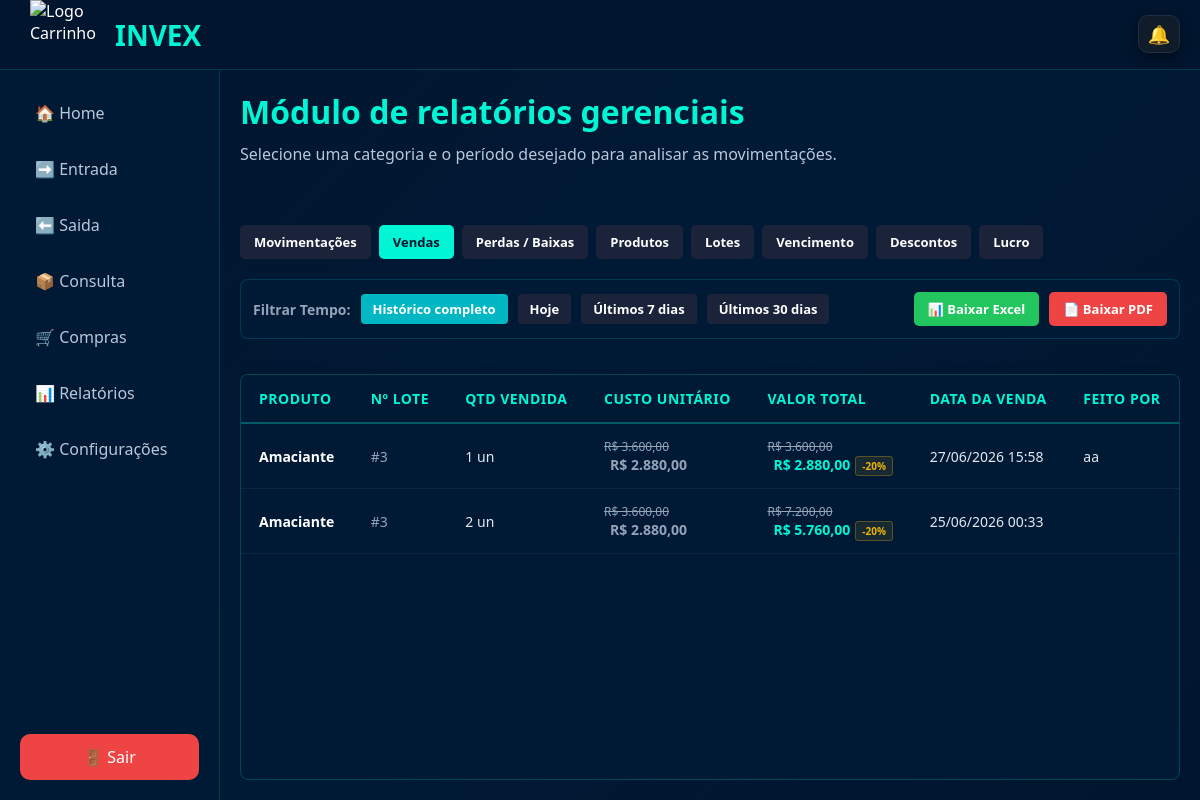
The page /painel_principal/relatorios/buscar_relatorio.php?tipo=vendas&periodo=todos (signed in) on the database as committed earlier.
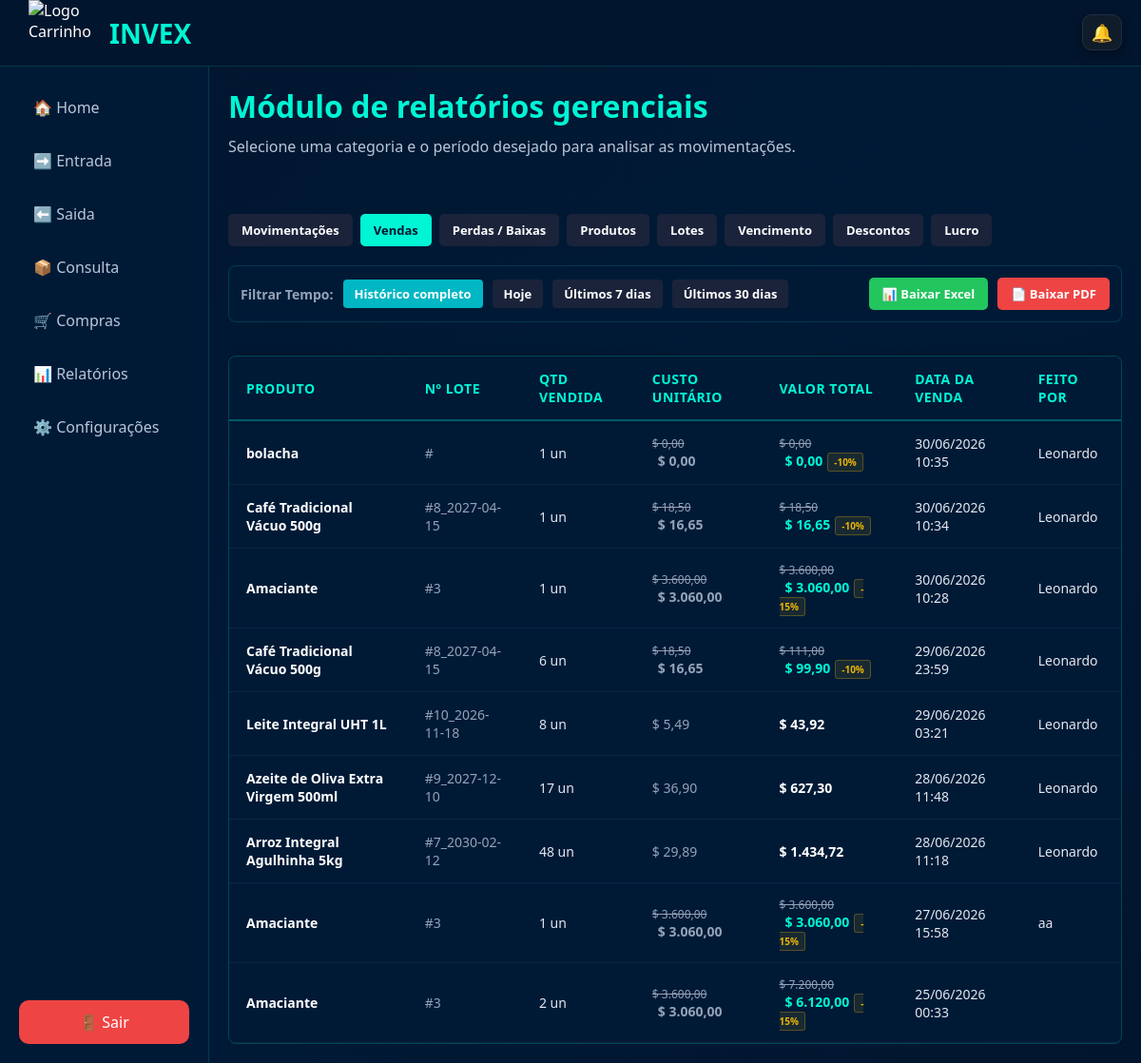
The same page on the database as committed later.
### tables this page shows
CREATE TABLE `saida` (
  `id_saida` int(11) NOT NULL,
  `idlote` int(11) NOT NULL,
  `id_lote` int(11) NOT NULL,
  `criadopor_id` int(11) NOT NULL,
  `criadopor_nome` varchar(255) NOT NULL,
  `quantidade_saida` int(11) NOT NULL,
  `motivo_saida` varchar(255) NOT NULL,
  `data_saida` datetime NOT NULL
);

CREATE TABLE `produtos` (
  `idProduto` int(11) NOT NULL,
  `NomeProduto` varchar(100) NOT NULL,
  `MarcaProduto` varchar(100) NOT NULL,
  `Descricao` varchar(255) DEFAULT NULL,
  `idEmpresa` int(11) NOT NULL,
  `criadopor_nome` varchar(100) DEFAULT NULL,
  `criadoem` datetime DEFAULT CURRENT_TIMESTAMP,
  `criadopor_id` int(11) DEFAULT NULL,
  `preco_padrao_compra` decimal(10,2) NOT NULL DEFAULT '0.00',
  `preco_padrao_venda` decimal(10,2) NOT NULL DEFAULT '0.00',
  `estoque_minimo` int(11) NOT NULL DEFAULT '0',
  `estoque_minimo_original` int(11) DEFAULT NULL
);

CREATE TABLE `produtoslotes` (
  `idlote` int(11) NOT NULL,
  `idproduto` int(11) NOT NULL,
  `quantidade` int(11) NOT NULL,
  `validade` date DEFAULT NULL,
  `criado_em` datetime DEFAULT CURRENT_TIMESTAMP,
  `criadopor_id` int(11) NOT NULL,
  `criadopor_nome` varchar(255) DEFAULT NULL,
  `idEmpresa` int(11) DEFAULT NULL,
  `numero_lote` varchar(50) NOT NULL,
  `preco_compra` decimal(10,2) NOT NULL DEFAULT '0.00',
  `preco_venda` decimal(10,2) NOT NULL DEFAULT '0.00',
  `desconto` decimal(5,2) NOT NULL DEFAULT '0.00',
  `status_lote` enum('normal','promocao','vencido') NOT NULL DEFAULT 'normal'
);

CREATE TABLE `configuracoes_gerais` (
  `id_config` int(11) NOT NULL,
  `idEmpresa` int(11) NOT NULL,
  `alerta_email` tinyint(1) NOT NULL DEFAULT '0',
  `alerta_login` tinyint(1) NOT NULL DEFAULT '1',
  `som_alerta` tinyint(1) NOT NULL DEFAULT '1',
  `casas_decimais` int(11) NOT NULL DEFAULT '2',
  `simbolo_moeda` varchar(10) NOT NULL DEFAULT 'R$',
  `formato_data` varchar(20) NOT NULL DEFAULT 'd/m/Y',
  `cor_primaria` varchar(20) NOT NULL DEFAULT '#00d9ff',
  `criado_em` timestamp NOT NULL DEFAULT CURRENT_TIMESTAMP,
  `atualizado_em` timestamp NOT NULL DEFAULT CURRENT_TIMESTAMP ON UPDATE CURRENT_TIMESTAMP
);

### painel_principal/config_global.php (called while the page is built, shortened)
<?php
$idEmpresa = $_SESSION['idEmpresa'] ?? null;
$config = [
    'cor_primaria' => '#1cd8d8',
    'casas_decimais' => 2,
    'simbolo_moeda' => 'R$',
    'formato_data' => 'd/m/Y',
    'alerta_email' => 0,
    'alerta_login' => 0,
    'som_alerta' => 0
];
if ($idEmpresa) {
    $sql = "SELECT * FROM configuracoes_gerais WHERE idEmpresa = ?";
    $stmt = $conn->prepare($sql);
    $stmt->bind_param("i", $idEmpresa);
    $stmt->execute();
    $result = $stmt->get_result();
    if ($row = $result->fetch_assoc()) {
        $config = array_merge($config, $row);
    }
}
?>

### painel_principal/relatorios/includes/relatorio_vendas.php (the view, shortened to what this page needs)
<?php
include '../config_global.php';
function formatarMoeda($valor, $simbolo, $casas)
{
    return $simbolo . ' ' . number_format((float)$valor, $casas, ',', '.');
}
$simboloMoeda = $config['simbolo_moeda'];
$casasDecimais = (int)$config['casas_decimais'];
$conn = new mysqli("localhost", "root", "usbw", "databasetcc");
$filtro_venda = "";
$idEmpresa = isset($_SESSION['idEmpresa']) ? $_SESSION['idEmpresa'] : null;
$sql_vendas = "SELECT p.NomeProduto, l.numero_lote, l.preco_venda, l.desconto, s.quantidade_saida, s.data_saida, s.criadopor_nome
               FROM saida s
               INNER JOIN produtoslotes l ON s.idlote = l.idlote
               INNER JOIN produtos p ON l.idproduto = p.IdProduto
               WHERE l.idEmpresa = '$idEmpresa' AND LOWER(s.motivo_saida) = 'venda' " . $filtro_venda . "
               ORDER BY s.id_saida DESC";
$resultado = $conn->query($sql_vendas);
?>
<?php include_once '../topo_notificacoes.php'; ?>
<div class="container-tabela">
    <table class="tabela-dados">
        <thead>
            <tr>
                <th>Produto</th>
                <th>Nº Lote</th>
                <th>Qtd Vendida</th>
                <th>Custo Unitário</th>
                <th>Valor Total</th>
                <th>Data da Venda</th>
                <th>Feito por</th>
            </tr>
        </thead>
        <tbody>
            <?php
            if ($resultado->num_rows > 0) {
                while ($row = $resultado->fetch_assoc()) {
                    $data_venda = ($row['data_saida']) ? date('d/m/Y H:i', strtotime($row['data_saida'])) : '-';
                    $qtd = intval($row['quantidade_saida']);
                    $preco_unitario = floatval($row['preco_venda']);
                    $desconto_porcentagem = floatval($row['desconto']);
                    if ($desconto_porcentagem > 0) {
                        $preco_unitario_final = $preco_unitario * (1 - ($desconto_porcentagem / 100));
                        $valor_total_original = $preco_unitario * $qtd;
                        $valor_total_final = $preco_unitario_final * $qtd;
                    } else {
                        $preco_unitario_final = $preco_unitario;
                        $valor_total_final = $preco_unitario * $qtd;
                    }
                    echo "<tr>";
echo "<td style='font-weight: 600; color: #fff;'>" . htmlspecialchars($row['NomeProduto']) . "</td>";
echo "<td style='color: #94a3b8;'>#" . htmlspecialchars($row['numero_lote']) . "</td>";
echo "<td style='color: #e2e8f0;'>" . $qtd . " un</td>";
echo "<td>";
if ($desconto_porcentagem > 0) {
    echo "<span class='preco-original'>" . formatarMoeda($preco_unitario, $simboloMoeda, $casasDecimais) . "</span>";
    echo "<span class='preco-final' style='color: #94a3b8; margin-left:6px;'>"
        . formatarMoeda($preco_unitario_final, $simboloMoeda, $casasDecimais) .
    "</span>";
} else {
    echo "<span style='color: #94a3b8;'>"
        . formatarMoeda($preco_unitario, $simboloMoeda, $casasDecimais) .
    "</span>";
}
echo "</td>";
echo "<td>";
if ($desconto_porcentagem > 0) {
    echo "<span class='preco-original'>" . formatarMoeda($valor_total_original, $simboloMoeda, $casasDecimais) . "</span>";
    echo "<span class='preco-final' style='margin-left:6px;'>"
        . formatarMoeda($valor_total_final, $simboloMoeda, $casasDecimais) .
    "</span>";
    echo "<span class='tag-desconto'>-" . number_format($desconto_porcentagem, 0) . "%</span>";
} else {
    echo "<span class='preco-final' style='color: #fff;'>"
        . formatarMoeda($valor_total_final, $simboloMoeda, $casasDecimais) .
    "</span>";
}
echo "</td>";
echo "<td>" . $data_venda . "</td>";
echo "<td>" . htmlspecialchars($row['criadopor_nome']) . "</td>";
echo "</tr>";
                }
            } else {
                echo "<tr><td colspan='8' style='text-align:center; color:#94a3b8; padding:25px;'>Nenhuma venda registrada neste período.</td></tr>";
            }
            ?>
        </tbody>
    </table>
</div>

Rows that differ between the two databases and show on the page:
added saida: produtos.NomeProduto "bolacha", quantidade_saida "1", idlote.casas_decimais "$ 0,00", idlote+quantidade_saida "$ 0,00", idlote.desconto "10", data_saida "30/06/2026 10:35", criadopor_nome "Leonardo"
added saida: produtos.NomeProduto "Café Tradicional Vácuo 500g", idlote.numero_lote "8_2027-04-15", quantidade_saida "1", idlote.casas_decimais "$ 18,50", idlote.casas_decimais "$ 16,65", idlote+quantidade_saida "$ 18,50", idlote+quantidade_saida "$ 16,65", idlote.desconto "10", data_saida "30/06/2026 10:34", criadopor_nome "Leonardo"
added saida: produtos.NomeProduto "Amaciante", idlote.numero_lote "3", quantidade_saida "1", idlote.casas_decimais "$ 3.600,00", idlote.casas_decimais "$ 3.060,00", idlote+quantidade_saida "$ 3.600,00", idlote+quantidade_saida "$ 3.060,00", idlote.desconto "15", data_saida "30/06/2026 10:28", criadopor_nome "Leonardo"
added saida: produtos.NomeProduto "Café Tradicional Vácuo 500g", idlote.numero_lote "8_2027-04-15", quantidade_saida "6", idlote.casas_decimais "$ 18,50", idlote.casas_decimais "$ 16,65", idlote+quantidade_saida "$ 111,00", idlote+quantidade_saida "$ 99,90", idlote.desconto "10", data_saida "29/06/2026 23:59", criadopor_nome "Leonardo"
added saida: produtos.NomeProduto "Leite Integral UHT 1L", idlote.numero_lote "10_2026-11-18", quantidade_saida "8", idlote.casas_decimais "$ 5,49", idlote+quantidade_saida "$ 43,92", data_saida "29/06/2026 03:21", criadopor_nome "Leonardo"
added saida: produtos.NomeProduto "Azeite de Oliva Extra Virgem 500ml", idlote.numero_lote "9_2027-12-10", quantidade_saida "17", idlote.casas_decimais "$ 36,90", idlote+quantidade_saida "$ 627,30", data_saida "28/06/2026 11:48", criadopor_nome "Leonardo"
added saida: produtos.NomeProduto "Arroz Integral Agulhinha 5kg", idlote.numero_lote "7_2030-02-12", quantidade_saida "48", idlote.casas_decimais "$ 29,89", idlote+quantidade_saida "$ 1.434,72", data_saida "28/06/2026 11:18", criadopor_nome "Leonardo"
changed through a linked row, saida "aa": idlote.casas_decimais "R$ 3.600,00" → "$ 3.600,00"; idlote.casas_decimais "R$ 2.880,00" → "$ 3.060,00"; idlote+quantidade_saida "R$ 3.600,00" → "$ 3.600,00"; idlote+quantidade_saida "R$ 2.880,00" → "$ 3.060,00"; idlote.desconto "20" → "15"
changed through a linked row, saida (number 9 of 9 on the later page): idlote.casas_decimais "R$ 3.600,00" → "$ 3.600,00"; idlote.casas_decimais "R$ 2.880,00" → "$ 3.060,00"; idlote+quantidade_saida "R$ 7.200,00" → "$ 7.200,00"; idlote+quantidade_saida "R$ 5.760,00" → "$ 6.120,00"; idlote.desconto "20" → "15"
